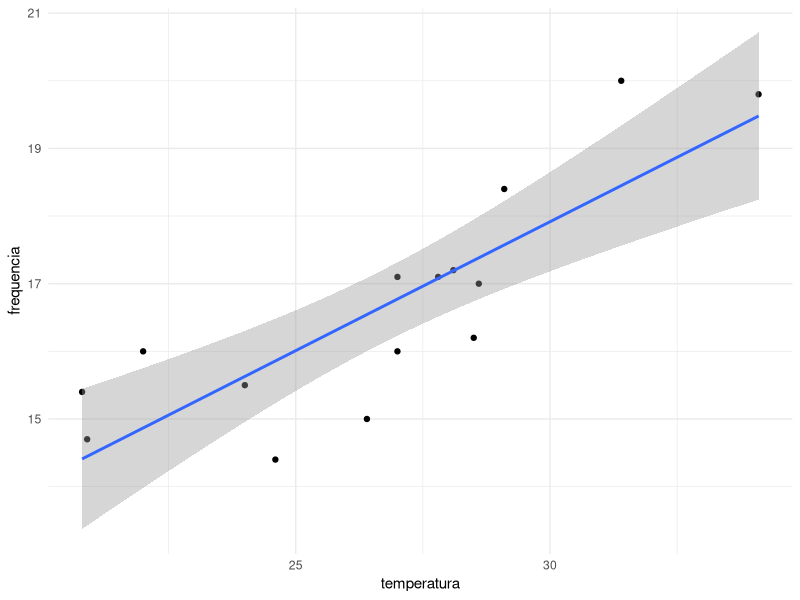
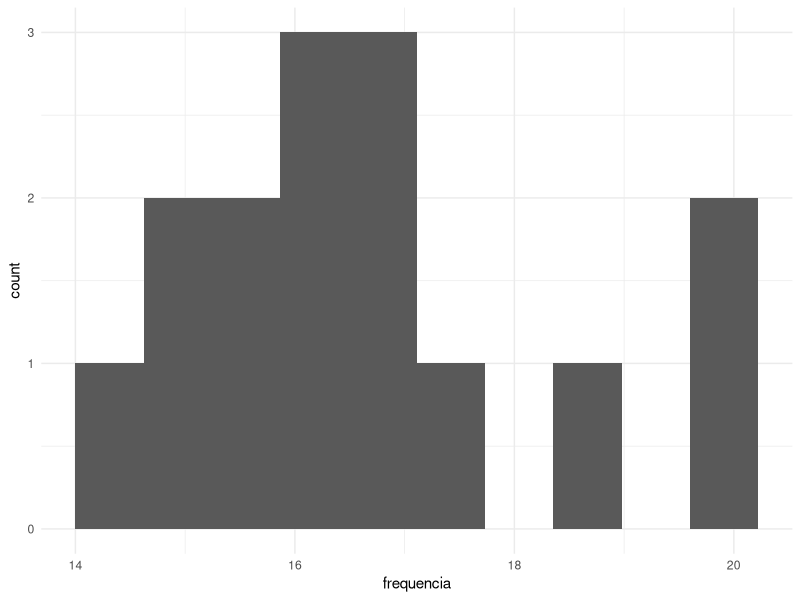
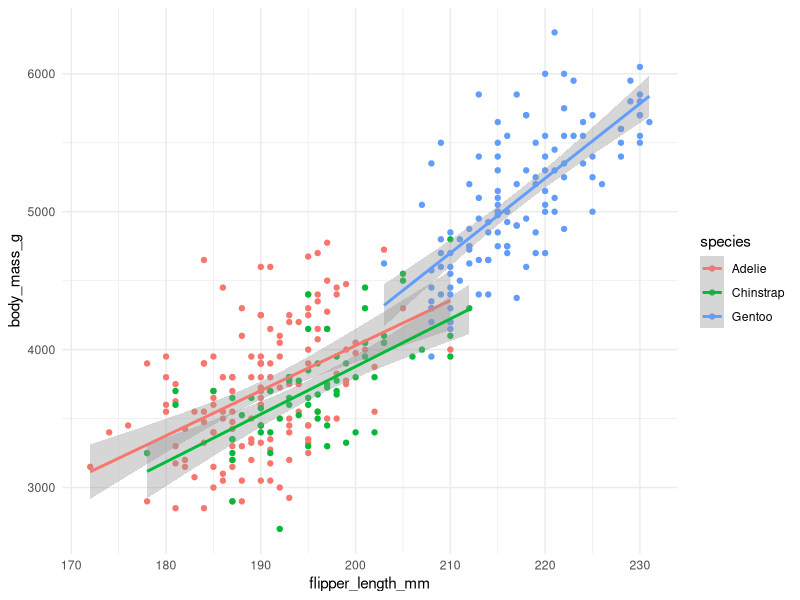

Source code (R) for these figures, in order:
library(ggplot2)
library(palmerpenguins)
library(dplyr)

dados <- read.table(file = "grilo.txt", sep = ',',header = TRUE)

ggplot(data = dados, aes(x = temperatura, y = frequencia))+
  geom_point() +
  theme_minimal() +
  geom_smooth(method = "lm")

ggplot(data = dados, aes(x = frequencia)) +
  geom_histogram(bins = 10)+
  theme_minimal()

cor(dados)
  
modelo_linear <- lm(formula = frequencia ~ temperatura, data = dados)

modelo_linear
summary(dados$temperatura)

w <- data.frame(temperatura = c(21,23.6,30.9))

predict(modelo_linear, newdata = w)

dados <- penguins

dados <- na.omit(dados)

summary(dados)

ggplot(data = dados, aes(x = flipper_length_mm, y = body_mass_g, color = species))+
  geom_point()+
  geom_smooth(method = "lm") +
  theme_minimal()

cor(dados$flipper_length_mm, dados$body_mass_g)

dados |>
  filter(species == "Gentoo") |>
  select(flipper_length_mm, body_mass_g) |>
  cor()

dados |>
  filter(species == "Chinstrap") |>
  select(flipper_length_mm, body_mass_g) |>
  cor()

dados |>
  filter(species == "Adelie") |>
  select(flipper_length_mm, body_mass_g) |>
  cor()

modelo2 <- lm(formula = flipper_length_mm ~ body_mass_g + bill_length_mm, data = dados)

modelo2
summary(modelo2)
